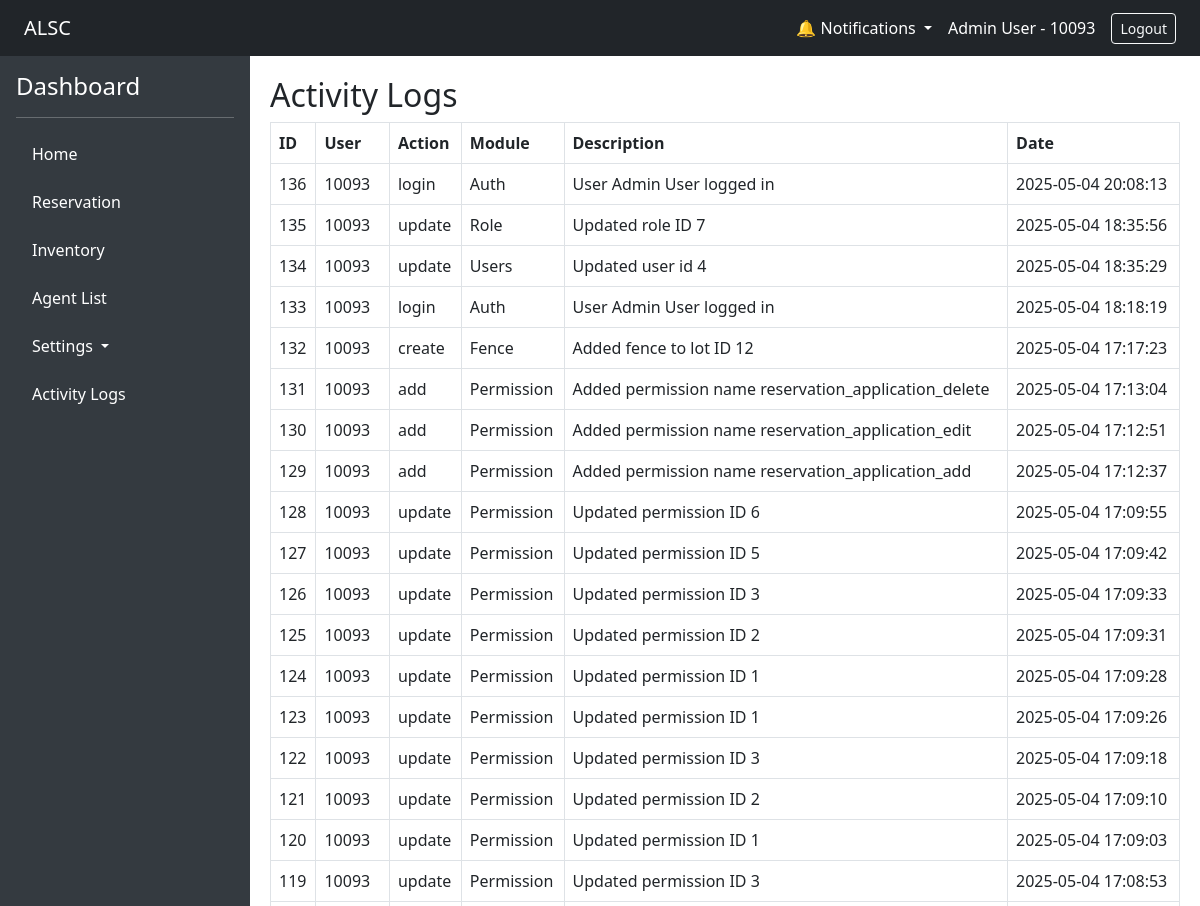
Before: /?url=logs/index (signed in, upper part) with the older database file.
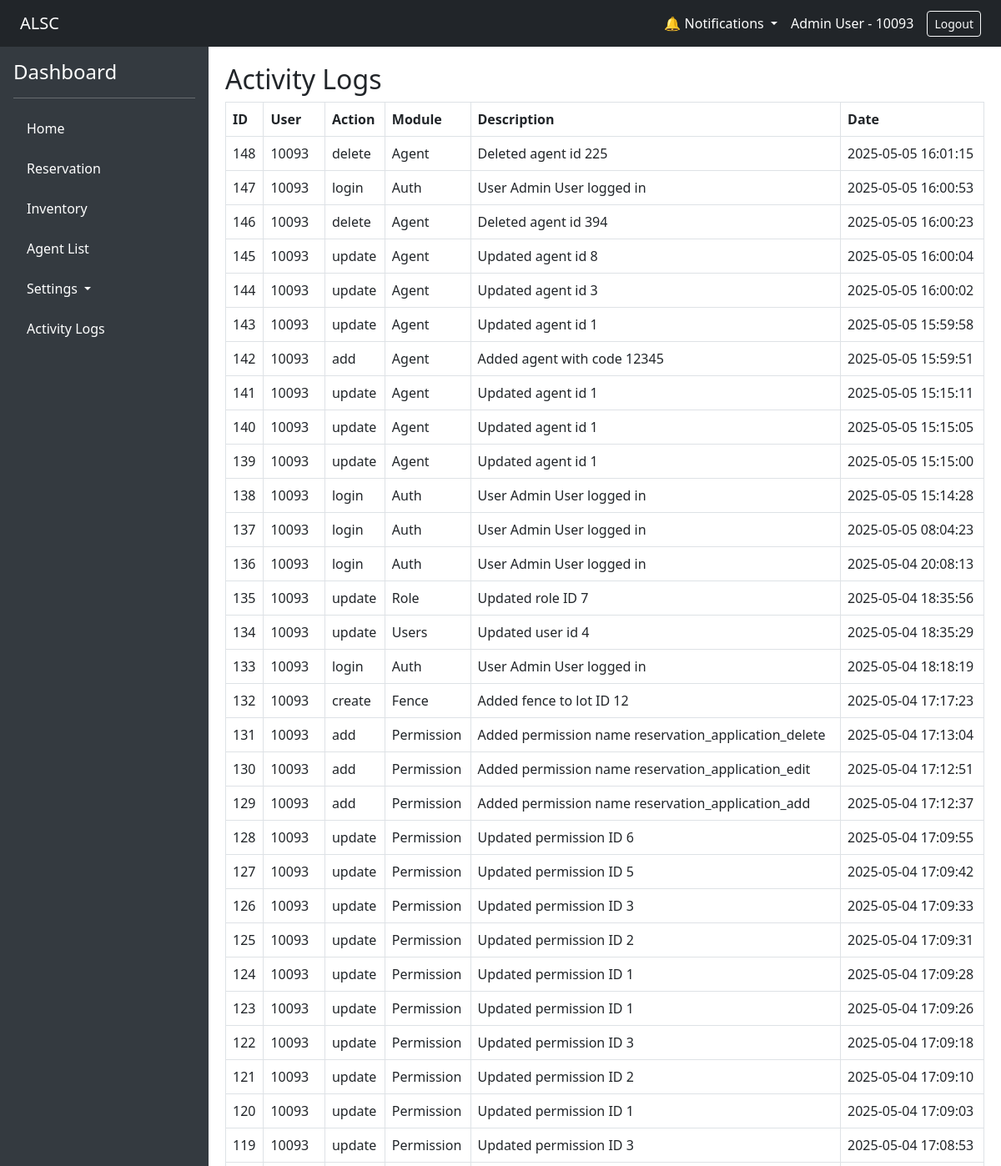
After: the same page with the newer database file.
### tables this page shows
CREATE TABLE `activity_logs` (
  `id` int(11) NOT NULL,
  `user_id` int(11) DEFAULT NULL,
  `action` varchar(255) DEFAULT NULL,
  `module` varchar(255) DEFAULT NULL,
  `description` text DEFAULT NULL,
  `created_at` datetime DEFAULT current_timestamp()
);

### app/controllers/logs_controller.php (called while the page is built, shortened)
<?php
class Logs extends Controller
{
    public function index()
    {
        $logs = ActivityLog::all();
        return $this->view('admin/activity_logs/index', ['logs' => $logs]);
    }
}

### app/core/App.php (called while the page is built, shortened)
<?php
class App
{
    protected $method = 'index';
    public function __construct()
    {
        $url = $this->parseUrl();
        if ($url) {
            if (file_exists(__DIR__ . '/../controllers/' . $url[0] . '_controller.php')) {
                unset($url[0]);
            }
        }
        $this->controller = new $this->controller;
        if (isset($url[1])) {
            if (method_exists($this->controller, $url[1])) {
                $this->method = $url[1];
                unset($url[1]);
            }else $this->method = "notfound";
        }
        $this->params = $url ? array_values($url) : [];
        call_user_func_array([$this->controller, $this->method], $this->params);
    }
    public function parseUrl()
    {
        if (isset($_GET['url'])) {
            return explode('/', filter_var(rtrim($_GET['url'], '/'), FILTER_SANITIZE_URL));
        }
    }
}

### index.php (called while the page is built, shortened)
<?php
require_once './app/init.php';
$app = new App;

### app/config/Connection.php (called while the page is built, shortened)
<?php
class Connection
{
    private static $instance;
    private $conn;
    public function __construct()
    {
        try {
            $dbh = "mysql:host=". DB_HOST .";dbname=". DB_NAME ;
            $this->conn = new PDO($dbh, DB_USER , DB_PASS);
            $this->conn->setAttribute(PDO::ATTR_ERRMODE, PDO::ERRMODE_EXCEPTION);
        } catch (PDOException $e) {
            echo "Connection failed: " . $e->getMessage();
        }
    }
    public static function getInstance()
    {
        if (!self::$instance) {
            self::$instance = new Connection();
        }
        return self::$instance;
    }
    public function getConnection()
    {
        return $this->conn;
    }
}

### app/models/ActivityLog.php (called while the page is built, shortened)
<?php
require_once __DIR__ . '/../core/Model.php';
class ActivityLog extends Model
{
    public static function all()
    {
        $instance = new static();
        $stmt = $instance->db->prepare("SELECT al.*, u.name as name FROM activity_logs al LEFT JOIN users u ON u.id = al.user_id ORDER BY al.id DESC");
        $stmt->execute();
        return $stmt->fetchAll(PDO::FETCH_OBJ);
    }
}

### app/core/Model.php (called while the page is built, shortened)
<?php
class Model
{
    public function __construct()
    {
        $this->db = Connection::getInstance()->getConnection();
    }
}

### app/init.php (called while the page is built, shortened)
<?php
require_once 'config/Connection.php';
require_once 'core/App.php';
require_once 'core/Controller.php';
require_once 'helpers/auth_helper.php';
function url($path = '')
{
    $base = rtrim('/alsc_app', '/');
    $path = ltrim($path, '/');
    return $base . '/?url=' . $path;
}

### app/helpers/auth_helper.php (called while the page is built, shortened)
<?php
require_once __DIR__ . '/../models/PermissionRole.php';
function can($permission)
{
    if (!isset($_SESSION['user']['permissions'])) {
        $role_id = $_SESSION['user']['role_id'];
        $permissionObjects = PermissionRole::getPermissionsForRole($role_id);
    }
    return in_array($permission, $_SESSION['user']['permissions']);
}

### app/models/PermissionRole.php (called while the page is built, shortened)
<?php
require_once __DIR__ . '/../core/Model.php';
class PermissionRole extends Model
{
    public static function getPermissionsForRole($role_id)
    {
        $instance = new static();
        $stmt = $instance->db->prepare("
            SELECT p.* FROM permissions p
            JOIN permission_role pr ON p.id = pr.permission_id
            WHERE pr.role_id = ?
        ");
        $stmt->execute([$role_id]);
        return $stmt->fetchAll(\PDO::FETCH_OBJ);
    }
}

### app/views/admin/activity_logs/index.php (the view)
<h2>Activity Logs</h2>
<table class="table table-bordered">
    <thead>
        <tr>
            <th>ID</th>
            <th>User</th>
            <th>Action</th>
            <th>Module</th>
            <th>Description</th>
            <th>Date</th>
        </tr>
    </thead>
    <tbody>
        <?php foreach ($logs as $log): ?>
            <tr>
                <td><?= $log->id ?></td>
                <td><?= htmlspecialchars($log->user_id ?? 'System') ?></td>
                <td><?= htmlspecialchars($log->action) ?></td>
                <td><?= htmlspecialchars($log->module) ?></td>
                <td><?= htmlspecialchars($log->description) ?></td>
                <td><?= $log->created_at ?></td>
            </tr>
        <?php endforeach; ?>
    </tbody>
</table>

### app/core/Controller.php (shortened to what this page needs)
<?php
class Controller
{
    protected function view($view, $data = [], $layout = 'layouts/main')
    {
        extract($data);
        require_once(__DIR__ . '/../views/' . $view . '.php');
        $content = ob_get_clean();
        if ($layout) {
            require_once(__DIR__ . '/../views/' . $layout . '.php');
        } else {
            echo $content;
        }
    }
}

### app/views/layouts/main.php (shortened to what this page needs)
<!DOCTYPE html>
<html lang="en">
<head>
    <link href="https://cdn.jsdelivr.net/npm/bootstrap@5.3.0/dist/css/bootstrap.min.css" rel="stylesheet">
</head>
<body>
<div class="d-flex flex-column">
    <nav class="navbar navbar-expand-lg navbar-dark bg-dark px-4">
        <a class="navbar-brand" href="<?= url('dashboard/index') ?>">ALSC</a>
        <div class="ms-auto d-flex align-items-center">
            <div class="nav-item dropdown me-3">
                <a class="nav-link dropdown-toggle text-white" href="#" role="button" data-bs-toggle="dropdown">
                    🔔 Notifications
                </a>
            </div>
            <span class="text-white me-3">
                <?= htmlspecialchars($_SESSION['user']['name']) ?> - <?= htmlspecialchars($_SESSION['user']['employee_id']) ?>
            </span>
            <a href="<?= url('auth/logout') ?>" class="btn btn-outline-light btn-sm">Logout</a>
        </div>
    </nav>
    <div class="d-flex">
        <div class="sidebar p-3">
            <h4>Dashboard</h4>
            <hr>
            <ul class="nav flex-column">
                <li class="nav-item mb-2">
                    <a href="<?= url('dashboard/index') ?>" class="nav-link">Home</a>
                </li>
                <li class="nav-item mb-2">
                    <a href="<?= url('reservation/index') ?>" class="nav-link">Reservation</a>
                </li>
                <li class="nav-item mb-2">
                    <a href="<?= url('inventory/index') ?>" class="nav-link">Inventory</a>
                </li>
                <li class="nav-item mb-2">
                    <a href="<?= url('adminagent/index') ?>" class="nav-link">Agent List</a>
                </li>
                <?php if (can('manage_users') || can('manage_permissions') || can('manage_roles')): ?>
                    <li class="nav-item dropdown mb-2">
                        <a class="nav-link dropdown-toggle text-white" href="#" id="navbarDropdown" role="button" data-bs-toggle="dropdown" aria-expanded="false">
                            <i class="bi bi-gear-fill"></i> Settings
                        </a>
                    </li>
                <?php endif; ?>
                <?php if (can('view_logs')): ?>
                    <li class="nav-item mb-2">
                        <a href="<?= url('logs/index') ?>" class="nav-link">Activity Logs</a>
                    </li>
                <?php endif; ?>
            </ul>
        </div>
        <div class="content w-100">
            <?php echo $content; ?>
        </div>
    </div>
</div>
</body>
</html>

### app/views/layouts/main.php (style rules this page uses)
body { min-height: 100vh; display: flex; flex-direction: column; }
.sidebar { min-width: 250px; background: #343a40; min-height: 100vh; color: white; }
.sidebar a { color: white; text-decoration: none; }
.content { flex-grow: 1; padding: 20px; }

Changed rows visible on the page:
added activity_logs: id "148", user "10093", action "delete", module "Agent", description "Deleted agent id 225", created_at "2025-05-05 16:01:15"
added activity_logs: id "147", user "10093", action "login", module "Auth", description "User Admin User logged in", created_at "2025-05-05 16:00:53"
added activity_logs: id "146", user "10093", action "delete", module "Agent", description "Deleted agent id 394", created_at "2025-05-05 16:00:23"
added activity_logs: id "145", user "10093", action "update", module "Agent", description "Updated agent id 8", created_at "2025-05-05 16:00:04"
added activity_logs: id "144", user "10093", action "update", module "Agent", description "Updated agent id 3", created_at "2025-05-05 16:00:02"
added activity_logs: id "143", user "10093", action "update", module "Agent", description "Updated agent id 1", created_at "2025-05-05 15:59:58"
added activity_logs: id "142", user "10093", action "add", module "Agent", description "Added agent with code 12345", created_at "2025-05-05 15:59:51"
added activity_logs: id "141", user "10093", action "update", module "Agent", description "Updated agent id 1", created_at "2025-05-05 15:15:11"
added activity_logs: id "140", user "10093", action "update", module "Agent", description "Updated agent id 1", created_at "2025-05-05 15:15:05"
added activity_logs: id "139", user "10093", action "update", module "Agent", description "Updated agent id 1", created_at "2025-05-05 15:15:00"
added activity_logs: id "138", user "10093", action "login", module "Auth", description "User Admin User logged in", created_at "2025-05-05 15:14:28"
added activity_logs: id "137", user "10093", action "login", module "Auth", description "User Admin User logged in", created_at "2025-05-05 08:04:23"
